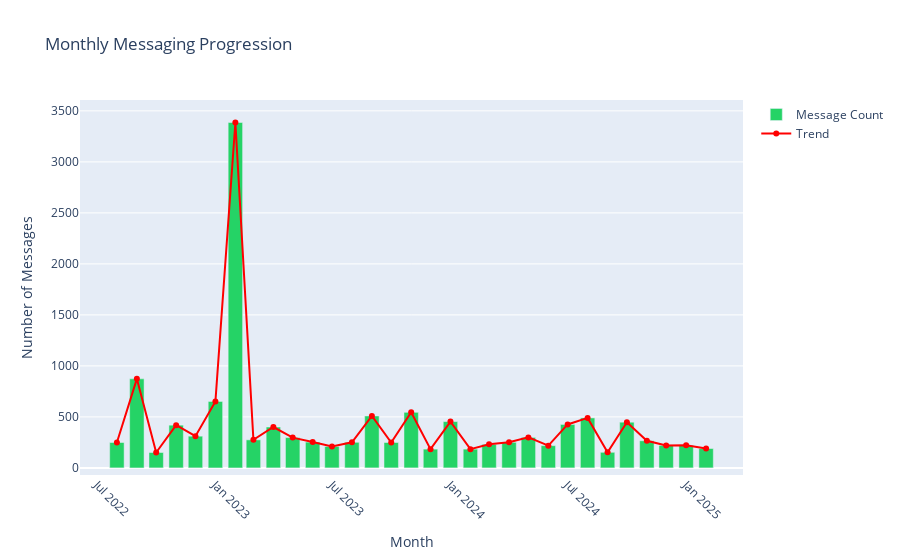

The cell this chart's notebook holds for it:
### Markdown cell above
#### - Monthly Messaging Trends

### Code cell
# Convert 'date' column to datetime
df['date'] = pd.to_datetime(df['date'], errors='coerce')

# Group by month for a bar plot of message counts
df['month'] = df['date'].dt.to_period('M').astype(str)  # Convert to string for better formatting
monthly_df = df.groupby('month')['word_count'].sum().reset_index()

# Create a figure with both bar and line traces
fig = go.Figure()

# Add bar trace
fig.add_trace(go.Bar(x=monthly_df['month'], y=monthly_df['word_count'], name='Message Count', 
                     marker_color='#25D366'))

# Add line trace (representing the trend of message count)
fig.add_trace(go.Scatter(x=monthly_df['month'], y=monthly_df['word_count'], mode='lines+markers', name='Trend',
                         line=dict(color='red', width=2)))

# Update layout and axes
fig.update_layout(title="Monthly Messaging Progression",
                  xaxis_title="Month", yaxis_title="Number of Messages",
                  xaxis_tickangle=45)

fig.show()

### Figure 1 — Plotly figure (JSON) as saved in the notebook; plotly's stock layout.template omitted (floating-point values rounded to 4 significant figures)
{"data": [{"marker": {"color": "#25D366"}, "name": "Message Count", "type": "bar", "x": ["2022-08", "2022-09", "2022-10", "2022-11", "2022-12", "2023-01", "2023-02", "2023-03", "2023-04", "2023-05", "2023-06", "2023-07", "2023-08", "2023-09", "2023-10", "2023-11", "2023-12", "2024-01", "2024-02", "2024-03", "2024-04", "2024-05", "2024-06", "2024-07", "2024-08", "2024-09", "2024-10", "2024-11", "2024-12", "2025-01", "2025-02"], "y": [249, 873, 151, 419, 311, 652, 3386, 275, 401, 297, 253, 210, 251, 509, 249, 545, 184, 454, 184, 231, 251, 299, 218, 426, 490, 153, 448, 266, 220, 221, 190]}, {"line": {"color": "red", "width": 2}, "mode": "lines+markers", "name": "Trend", "type": "scatter", "x": ["2022-08", "2022-09", "2022-10", "2022-11", "2022-12", "2023-01", "2023-02", "2023-03", "2023-04", "2023-05", "2023-06", "2023-07", "2023-08", "2023-09", "2023-10", "2023-11", "2023-12", "2024-01", "2024-02", "2024-03", "2024-04", "2024-05", "2024-06", "2024-07", "2024-08", "2024-09", "2024-10", "2024-11", "2024-12", "2025-01", "2025-02"], "y": [249, 873, 151, 419, 311, 652, 3386, 275, 401, 297, 253, 210, 251, 509, 249, 545, 184, 454, 184, 231, 251, 299, 218, 426, 490, 153, 448, 266, 220, 221, 190]}], "layout": {"title": {"text": "Monthly Messaging Progression"}, "xaxis": {"tickangle": 45, "title": {"text": "Month"}}, "yaxis": {"title": {"text": "Number of Messages"}}}}
